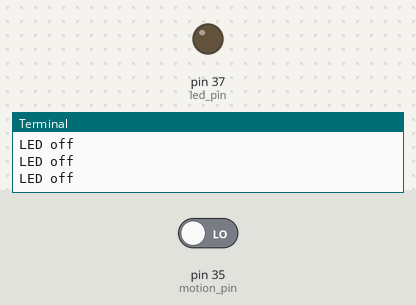
A program run on a simulated Raspberry Pi (header pin numbers). Parts: output pins drawn as LEDs (lit = HIGH), the last lines printed to the terminal. The inputs (shaded band) are chosen by the test bench; at power-on: pin 35 (motion_pin) LOW.

Above: at 1.2 s.
1.3 s: pin 35 (motion_pin) driven HIGH
At 2.2 s:
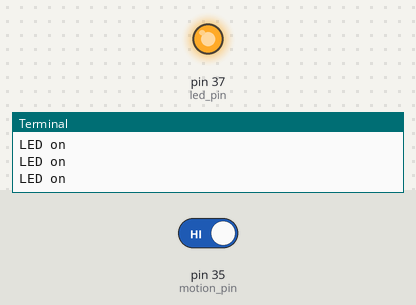
2.8 s: pin 35 (motion_pin) driven LOW
At 3.4 s:
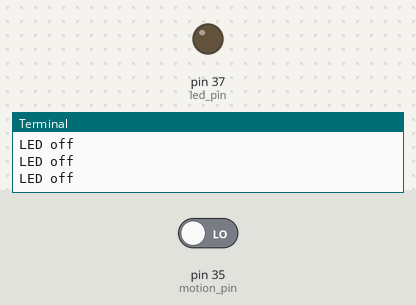
Timing chart, 0 to 5.8 s (numbered marks = the images above; inputs shaded):
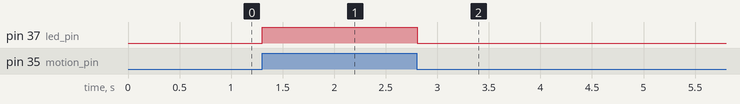

The program:

motion.py
```python
#turns on and off a light emitting diode(LED) depending on motion sensor

import RPi.GPIO as GPIO             #importing the RPi.GPIO module
import time                        #importing the time module
GPIO.cleanup()                     #to clean up at the end of your script
led_pin = 37                       #select the pin for the LED
motion_pin = 35                    #select the pin for the motion sensor
def init():
  GPIO.setmode(GPIO.BOARD)         #to specify which pin numbering system
  GPIO.setwarnings(False)
  GPIO.setup(led_pin,GPIO.OUT)                             #declare the led_pin as an output
  GPIO.setup(motion_pin,GPIO.IN)#,pull_up_down=GPIO.PUD_UP)  #declare the motion_pin as an input
  print("-----------------------------------------------------------------------")

def main():
  while True:
    value=GPIO.input(motion_pin)
    if value!=0:                             #to read the value of a GPIO pin
      GPIO.output(led_pin,GPIO.HIGH)                #turn on led
      time.sleep(.1)        #delay 2ms
      print("LED on")                           #print information
    else:
      GPIO.output(led_pin,GPIO.LOW)                #turn off led
      time.sleep(.1)       #delay 2ms
      print("LED off")                         #print information

init()
main()
GPIO.cleanup()
```

Measured:
- after the input at 1.3 s, pin 37 (led_pin): LOW → HIGH at once
- after the input at 2.8 s, pin 37 (led_pin): HIGH → LOW at once
